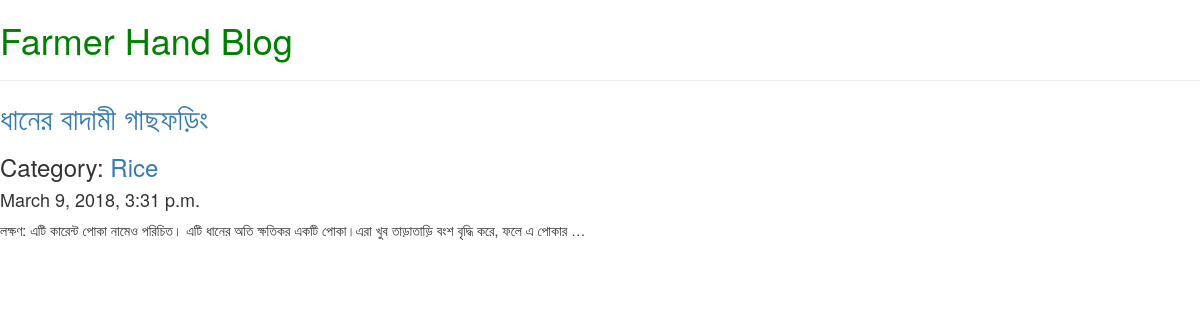
The app's page /?category=5 with its own data.
### Farmer_Hand/models.py (models this page shows, shortened)
class BlogPost(models.Model):
    title = models.CharField(max_length=150)
    body = models.TextField()
    created_at =  models.DateTimeField(auto_now_add=True)
    category = models.ForeignKey('Farmer_Hand.Category', blank= True, null=True, on_delete=models.PROTECT,related_name='posts')

class Category(models.Model):
    name = models.CharField(max_length=50)
    def __str__(self):
        return self.name

### Farmer_Hand/views.py (the view)
# urls.py: url(r'^$', Farmer_Hand.views.index, name='index_page'),
def index(request):
    posts = BlogPost.objects.all()
    if 'category' in request.GET:
        posts = Category.objects.get(pk = int(request.GET.get('category'))).posts.all()
    context = {
        'posts' : posts.order_by('-created_at')
    }
    return render(request,'index.html',context)

### templates/index.html
{% extends 'master.html' %}
{% block content %}
<div class ="posts">
        {% for post in posts %}
            <div class="post">
                <a href="{% url 'view_post' post.pk %}"> <h2 class="title">{{ post.title }}</h2></a>
                 {% include 'partial/category.html'%}
                <h4 class="datetime">{{ post.created_at }}</h4>
                <p class="body">{{ post.body | truncatewords:20 }}</p>
             </div>
        {% endfor %}
</div>
{% endblock %}

### templates/Partial/category.html
{% if post.category %}
    <h3 class="title">Category:
        <a href="/?category={{ post.category.id }}"> {{ post.category }}</a>
    </h3>
{% endif %}

### records on screen
BlogPost: title "ধানের বাদামী গাছফড়িং", category "Rice", created_at "March 9, 2018, 3:31 p.m.", body "লক্ষণ: এটি কারেন্ট পোকা নামেও পরিচিত। এটি ধানের অতি ক্ষতিকর একটি পোকা।এরা খুব তাড়াতাড়ি বংশ বৃদ্ধি করে, ফলে এ পোকার …"
